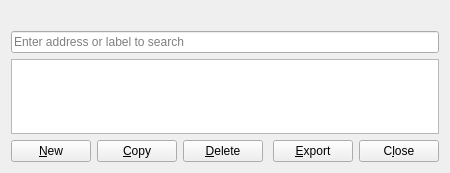
<?xml version="1.0" encoding="UTF-8"?>
<ui version="4.0">
 <class>AddressBookPage</class>
 <widget class="QWidget" name="AddressBookPage">
  <property name="geometry">
   <rect>
    <x>0</x>
    <y>0</y>
    <width>450</width>
    <height>173</height>
   </rect>
  </property>
  <layout class="QVBoxLayout" name="verticalLayout">
   <item>
    <widget class="QLabel" name="labelExplanation">
     <property name="textFormat">
      <enum>Qt::PlainText</enum>
     </property>
     <property name="wordWrap">
      <bool>true</bool>
     </property>
    </widget>
   </item>
   <item>
    <widget class="QLineEdit" name="searchLineEdit">
     <property name="placeholderText">
      <string>Enter address or label to search</string>
     </property>
    </widget>
   </item>
   <item>
    <widget class="QTableView" name="tableView">
     <property name="contextMenuPolicy">
      <enum>Qt::CustomContextMenu</enum>
     </property>
     <property name="toolTip">
      <string>Right-click to edit address or label</string>
     </property>
     <property name="tabKeyNavigation">
      <bool>false</bool>
     </property>
     <property name="alternatingRowColors">
      <bool>true</bool>
     </property>
     <property name="selectionMode">
      <enum>QAbstractItemView::SingleSelection</enum>
     </property>
     <property name="selectionBehavior">
      <enum>QAbstractItemView::SelectRows</enum>
     </property>
     <property name="sortingEnabled">
      <bool>true</bool>
     </property>
     <attribute name="verticalHeaderVisible">
      <bool>false</bool>
     </attribute>
    </widget>
   </item>
   <item>
    <layout class="QHBoxLayout" name="horizontalLayout">
     <item>
      <widget class="QPushButton" name="newAddress">
       <property name="toolTip">
        <string>Create a new address</string>
       </property>
       <property name="text">
        <string>&amp;New</string>
       </property>
       <property name="icon">
        <iconset resource="../bitcoin.qrc">
         <normaloff>:/icons/add</normaloff>:/icons/add</iconset>
       </property>
       <property name="autoDefault">
        <bool>false</bool>
       </property>
      </widget>
     </item>
     <item>
      <widget class="QPushButton" name="copyAddress">
       <property name="toolTip">
        <string>Copy the currently selected address to the system clipboard</string>
       </property>
       <property name="text">
        <string>&amp;Copy</string>
       </property>
       <property name="icon">
        <iconset resource="../bitcoin.qrc">
         <normaloff>:/icons/editcopy</normaloff>:/icons/editcopy</iconset>
       </property>
       <property name="autoDefault">
        <bool>false</bool>
       </property>
      </widget>
     </item>
     <item>
      <widget class="QPushButton" name="deleteAddress">
       <property name="toolTip">
        <string>Delete the currently selected address from the list</string>
       </property>
       <property name="text">
        <string>&amp;Delete</string>
       </property>
       <property name="icon">
        <iconset resource="../bitcoin.qrc">
         <normaloff>:/icons/remove</normaloff>:/icons/remove</iconset>
       </property>
       <property name="autoDefault">
        <bool>false</bool>
       </property>
      </widget>
     </item>
     <item>
      <spacer name="horizontalSpacer">
       <property name="orientation">
        <enum>Qt::Horizontal</enum>
       </property>
       <property name="sizeHint" stdset="0">
        <size>
         <width>40</width>
         <height>20</height>
        </size>
       </property>
      </spacer>
     </item>
     <item>
      <widget class="QPushButton" name="exportButton">
       <property name="toolTip">
        <string>Export the data in the current tab to a file</string>
       </property>
       <property name="text">
        <string>&amp;Export</string>
       </property>
       <property name="icon">
        <iconset resource="../bitcoin.qrc">
         <normaloff>:/icons/export</normaloff>:/icons/export</iconset>
       </property>
       <property name="autoDefault">
        <bool>false</bool>
       </property>
      </widget>
     </item>
     <item>
      <widget class="QPushButton" name="closeButton">
       <property name="sizePolicy">
        <sizepolicy hsizetype="Minimum" vsizetype="Minimum">
         <horstretch>0</horstretch>
         <verstretch>0</verstretch>
        </sizepolicy>
       </property>
       <property name="text">
        <string>C&amp;lose</string>
       </property>
       <property name="autoDefault">
        <bool>false</bool>
       </property>
      </widget>
     </item>
    </layout>
   </item>
  </layout>
 </widget>
 <resources>
  <include location="../bitcoin.qrc"/>
 </resources>
 <connections/>
</ui>
